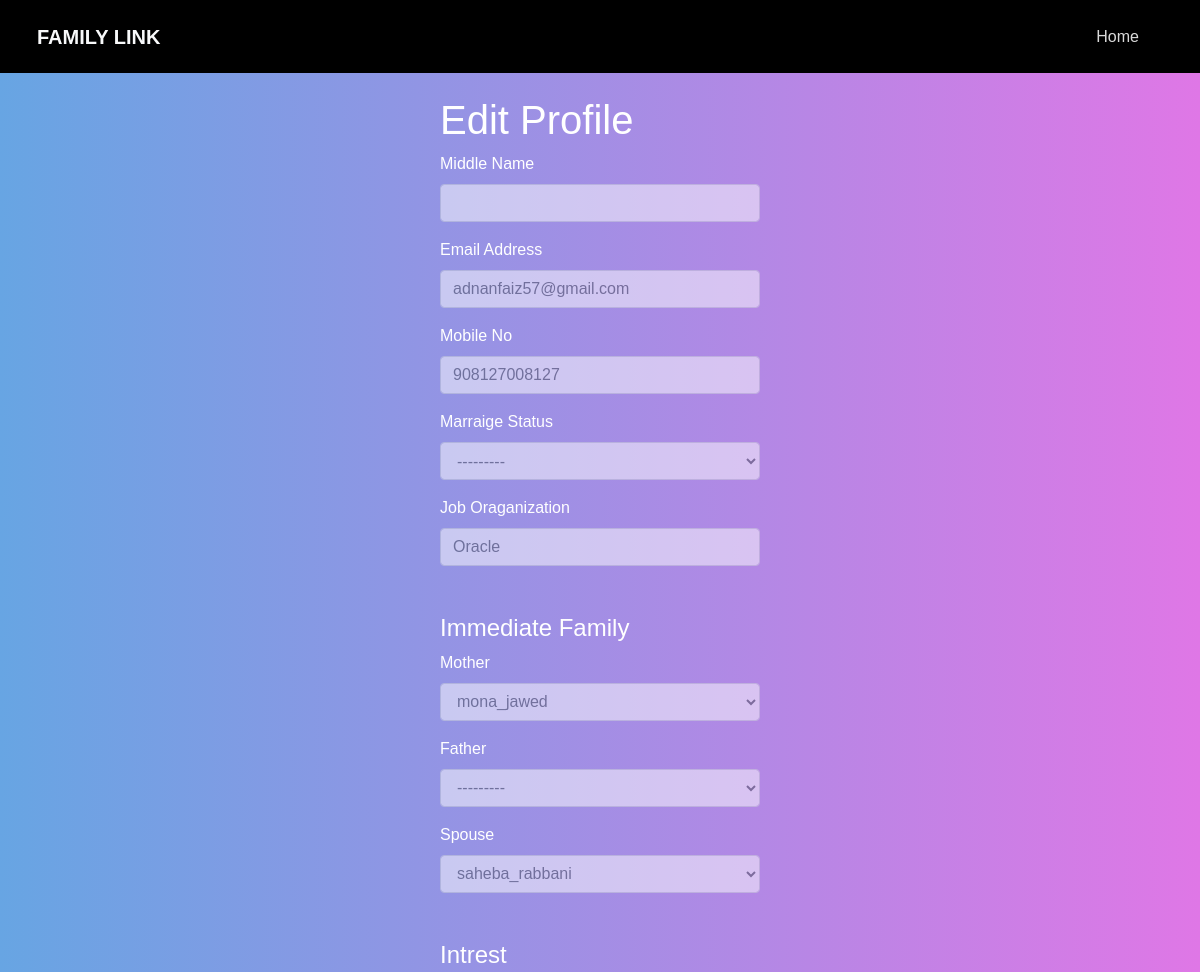
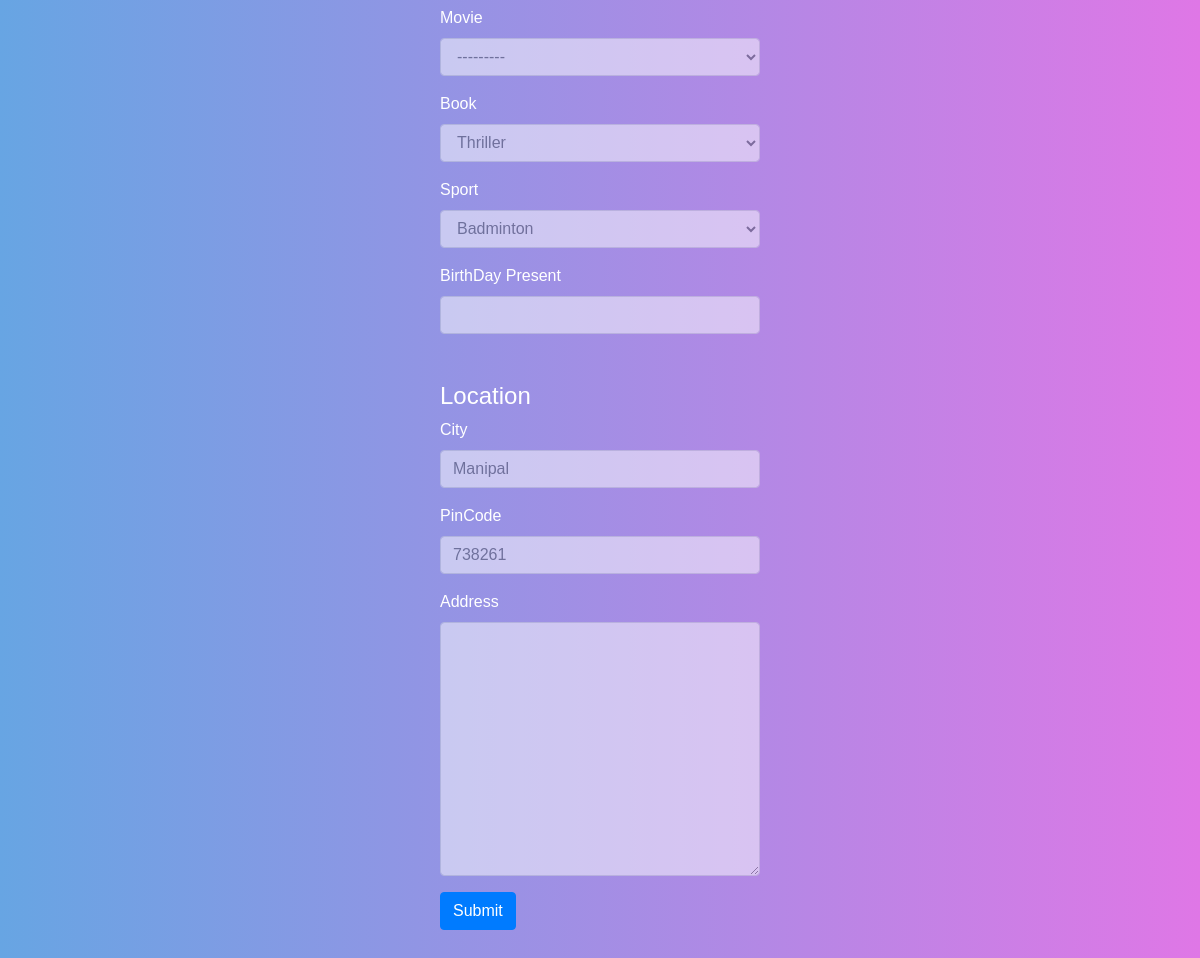
The app's page /member/profile/edit/1/ (signed in) with its own data (2 pictures, top to bottom).
### family/models.py (models this page shows)
class member(AbstractBaseUser , PermissionsMixin):
    GENDER_CHOICES = (
    ("Male", "Male"),
    ("Female", "Female"),)
    MARITAL_CHOICES = (
    ("Unmarried", "Unmarried"),
    ("Married", "Married"),
    )
    SPORT_CHOICES = (
    ("Football", "Football"),
    ("Basketball", "Basketball"),
    ("Badminton", "Badminton"),
    ("Cycling", "Cycling"),
    ("Swimming", "Swimming"),
    ("Cricket", "Cricket"),
    ("TT", "TT"),
    ("Tennis", "Tennis"),
    ("Volley Ball", "Volley Ball"),
    ("Baseball", "Baseball"),
    ("Carrom", "Carrom")
    )
    BOOK_CHOICES = (
    ("Thriller", "Thriller"),
    ("Fantasy", "Fantasy"),
    ("Teen", "Teen"),
    ("Fiction", "Fiction"),
    ("Autobiography", "Autobiography"),
    ("Mystery", "Mystery"),
    ("History", "History"),
    ("Romance", "Romance"),
    ("Self Help", "Self Help"),
    ("Horror", "Horror"),
    ("Crime", "Crime")
    )
    MOVIE_CHOICES = (
    ("Action", "Action"),
    ("Thriller", "Thriller"),
    ("Drama", "Drama"),
    ("Romance", "Romance"),
    ("Autobiography", "Autobiography"),
    ("Comedy", "Comedy"),
    ("History", "History"),
    ("Romance", "Romance"),
    ("Crime", "Crime"),
    ("Horror", "Horror"),
    ("Animation", "Animation"),
    ("Adventure", "Adventure")
    )
    FID = models.ForeignKey(family , on_delete=models.DO_NOTHING , null=True)
    email = models.EmailField(max_length= 35)
    user_name = models.CharField(max_length= 20 , unique=True)
    firstName = models.CharField(max_length=20 ,  blank = True)
    middleName = models.CharField(max_length=20 , blank = True , null = True)
    lastName = models.CharField(max_length= 20 , blank = True)
    mobileNo = models.IntegerField(blank=True , null = True)
    birthDay = models.DateField(default=date.today)
    gender = models.CharField(max_length=9,choices=GENDER_CHOICES,default="Male")
    maritalStatus = models.CharField(max_length = 10,null=True , blank = True , choices=MARITAL_CHOICES)
    jobOrg = models.CharField(max_length= 20 , blank = True)
    address1 = models.TextField(_("Address line 1"),max_length=50 , blank = True)
    country = models.CharField("Country",max_length=15 , blank = True)
    city = models.CharField("City" , max_length=15 , blank=True)
    pinCode = models.IntegerField(blank=True)
    lat = models.DecimalField(max_digits=9 ,decimal_places = 6, blank=True , null = True)
    lng = models.DecimalField(max_digits=9 , decimal_places = 6, blank=True , null = True)
    mother = models.ForeignKey('self', on_delete=models.PROTECT , null=True , blank=True)
    father = models.ForeignKey('self', on_delete=models.PROTECT , null=True , blank=True , related_name='+')
    spouse = models.ForeignKey('self', on_delete=models.PROTECT , null=True , blank=True , related_name='++')
    kidsCount = models.IntegerField(blank=True , null = True , default=0)
    gender = models.CharField(max_length=9,choices=GENDER_CHOICES , default='Male')
    book = models.CharField(max_length=15,choices=BOOK_CHOICES,blank=True )
    sport = models.CharField(max_length=15,choices=SPORT_CHOICES,blank=True)
    movie = models.CharField(max_length=15,choices=MOVIE_CHOICES, blank=True)
    present = models.CharField(max_length=15,blank=True)
    is_staff = models.BooleanField(default=False)
    is_active = models.BooleanField(default=True)
    updated = models.DateTimeField(auto_now=True)
    created = models.DateTimeField(auto_now_add=True)
    objects = CustomMember()
    USERNAME_FIELD = 'user_name'
    REQUIRED_FIELDS = ['email' , 'city' , 'country' , 'firstName' , 'lastName' , 'gender' , 'pinCode']
    class Meta:
        ordering = ['-updated' , '-created']
    def __str__(self):
        return str(self.user_name)

### family/views.py (the view, shortened to what this page needs)
# urls.py: path('member/profile/edit/<str:pk>/' , views.edit_profile , name = 'edit'),
@login_required(login_url= 'login')
def edit_profile(request , pk):
    mem = member.objects.get(id = pk)
    form = MemberForm1(instance=mem)
    if(mem.gender == 'Male'):
        gen = 'Female'
    else:
        gen = 'Male'
    form.fields["mother"].queryset =member.objects.filter(FID=request.user.FID , birthDay__year__lte=request.user.birthDay.year - 15 , gender = "Female")
    form.fields["father"].queryset =member.objects.filter(FID=request.user.FID , birthDay__year__lte=request.user.birthDay.year - 18 , gender = "Male")
    form.fields["spouse"].queryset =member.objects.filter(FID=request.user.FID , gender = gen)
    context = {'member' : mem , 'form':form}
    return render(request , 'home/edit.html' , context)

### family/forms.py
class MemberForm1(UserChangeForm):
    def __init__(self, *args, **kwargs):
        super().__init__(*args, **kwargs)
        for visible in self.visible_fields():
            visible.field.widget.attrs['class'] = 'form-control'
    class Meta:
        model = member
        fields = ['middleName' ,'email' ,'mobileNo' ,'jobOrg','maritalStatus','mother','father','spouse', 'address1' , 'country' , 'city','sport','movie' ,'book','present' , 'pinCode']

### templates/home/edit.html (shortened to what this page needs)
<!DOCTYPE html>
{% load static %}
<html lang="en">
<head>
    <link rel="stylesheet" href="https://cdn.jsdelivr.net/npm/bootstrap@4.4.1/dist/css/bootstrap.min.css">
    <link rel="stylesheet" href="{% static 'style/home.css' %}" />
</head>
<body>
  <div>
    <div class="header-blue">
        <nav class="navbar fixed-top navbar-dark text-light navbar-expand-md navigation-clean-search" style="background-color: black;" >
            <div class="container"><a class="navbar-brand" href="#">FAMILY LINK</a>
                <div class="collapse navbar-collapse" id="navcol-1">
                    <span class="navbar-text"> <a href="{% url 'viewMember' %}" class="login">Home</a></span>
                  </div>
            </div>
        </nav>
        <div class="form_div">
          <form style="width: 20rem" method="POST" >
            <div class="form-group">
              <h1>Edit Profile</h1>
              <div class="form-group">
                <label for="exampleInputEmail1" class="text-white"
                  >Middle Name</label
                >
                {{form.middleName}}
              </div>
            <div class="form-group">
              <label for="exampleInputEmail1" class="text-white"
                >Email Address</label
              >
              {{form.email}}
            </div>
            <div class="form-group">
              <label for="exampleInputEmail1" class="text-white"
                >Mobile No</label
              >
              {{form.mobileNo}}
            </div>
            <div class="form-group">
              <label for="exampleInputEmail1" class="text-white"
                >Marraige Status</label
              >
              {{form.maritalStatus}}
            </div>
            <div class="form-group">
              <label for="exampleInputEmail1" class="text-white"
                >Job Oraganization</label
              >
              {{form.jobOrg}}
            </div>
            <div class="form-group">
              <h4>Immediate Family</h4>
              <label for="exampleInputEmail1" class="text-white"
                >Mother</label
              >
              {{form.mother}}
            </div>
            <div class="form-group">
              <label for="exampleInputEmail1" class="text-white"
                >Father</label
              >
              {{form.father}}
            </div>
            <div class="form-group">
              <label for="exampleInputEmail1" class="text-white"
                >Spouse</label
              >
              {{form.spouse}}
            </div>
            <div class="form-group">
              <h4>Intrest</h4>
              <label for="exampleInputEmail1" class="text-white"
                >Movie</label
              >
              {{form.movie}}
            </div>
            <div class="form-group">
              <label for="exampleInputEmail1" class="text-white"
                >Book</label
              >
              {{form.book}}
            </div>
            <div class="form-group">
              <label for="exampleInputEmail1" class="text-white"
                >Sport</label
              >
              {{form.sport}}
            </div>
            <div class="form-group">
              <label for="exampleInputEmail1" class="text-white"
                >BirthDay Present</label
              >
              {{form.present}}
            </div>
            <div class="form-group">
              <h4>Location</h4>
              <label for="city" class="text-white"
                >City</label
              >
              {{form.city}}
            </div>
            <div class="form-group">
              <label for="pinCode" class="text-white"
                >PinCode</label
              >
              {{form.pinCode}}
            </div>
            <div class="form-group">
              <label for="firstName" class="text-white"
                >Address</label
              >
              {{form.address1}}
            </div>
            <button type="submit" class="btn btn-primary">Submit</button>
          </form>
        </div>
    </div>
</div>
</body>
</html>

### static/style/home.css (style rules this page uses)
.header-blue { background: linear-gradient(to right, #67a5e3, #df77e6); background-color:#184e8e; padding-bottom:80px; font-family:'Source Sans Pro', sans-serif; height: 100%; }
@media (min-width:768px) { .header-blue { padding-bottom:120px; } }
.header-blue .navbar { background:transparent; padding-top:.75rem; padding-bottom:.75rem; color:#fff; border-radius:0; box-shadow:none; border:none; }
@media (min-width:768px) { .header-blue .navbar { padding-left: 0; padding-top:1rem; padding-bottom:1rem; } }
.header-blue .navbar .navbar-brand { font-weight:bold; color:inherit; }
.header-blue .navbar .navbar-collapse { border-top:1px solid rgba(255,255,255,0.3); margin-top:.5rem; }
@media (min-width:768px) { .header-blue .navbar .navbar-collapse { border-color:transparent; margin:0; } }
.header-blue .navbar .navbar-collapse span .login { color:#d9d9d9; margin-right:.5rem; text-decoration:none; }
.form_div { width: 100%; display: flex; justify-content: center; }
.form-control { opacity: 0.5; }
.form_div h1 { color: white; padding-top: 6rem; }
.form_div h4 { color: white; padding-top: 2rem; }

### records on screen
member: email "adnanfaiz57@gmail.com", mobileNo "908127008127", maritalStatus "---------", jobOrg "Oracle", mother "mona_jawed", father "---------", spouse "saheba_rabbani", movie "---------", book "Thriller", sport "Badminton", city "Manipal", pinCode "738261"
